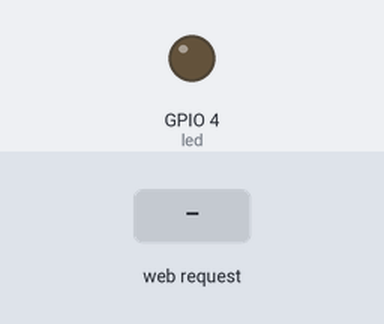
Bench run of a sketch on a simulated ESP32. Parts: output pins drawn as LEDs (lit = HIGH). Inputs (shaded band) come from the test bench. WiFi joins after 1.5 s; servers stay silent unless stated; what the sketch prints to the serial monitor is not drawn.

Above: at 2.9 s.
3.0 s: HTTP request GET /on received
At 4.2 s:
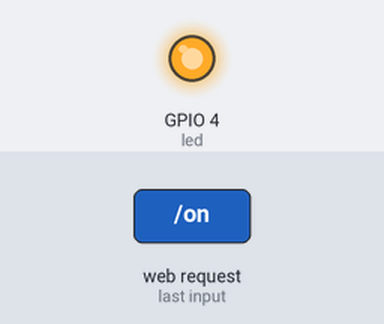
4.5 s: HTTP request GET /off received
At 5.4 s:
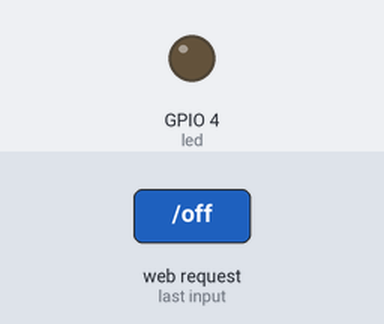
Timing chart, 0 to 7.5 s (numbered marks = the images above; inputs shaded):
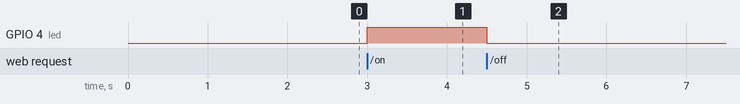

Measured:
- after the input at 3.0 s, GPIO 4 (led): LOW → HIGH at once
- after the input at 4.5 s, GPIO 4 (led): HIGH → LOW at once

The sketch:

smartbutton_rest.ino
```cpp
#include <WiFi.h>
#include <WiFiClient.h>
#include <WebServer.h>
#include <HTTPClient.h>
#include <ESPmDNS.h>

const char *ssid = "Bache";
const char *password = "xxxxxxxx";

WebServer server(80);
HTTPClient http;
const int led = 4;

void setup(void) {
  pinMode(led, OUTPUT);
  digitalWrite(led, 0);
  Serial.begin(115200);
  WiFi.mode(WIFI_STA);
  WiFi.begin(ssid, password);
  Serial.println("");

  // Wait for connection
  while (WiFi.status() != WL_CONNECTED) {
    delay(500);
    Serial.print(".");
  }

  Serial.println("");
  Serial.print("Connected to ");
  Serial.println(ssid);
  Serial.print("IP address: ");
  Serial.println(WiFi.localIP());

  if (MDNS.begin("esp32")) {
    Serial.println("MDNS responder started");
  }

  server.on("/", handleRoot);
  server.on("/on", handleLedOn);
  server.on("/off", handleLedOff);
  server.onNotFound(handleNotFound);
  server.begin();
  Serial.println("HTTP server started");


  http.begin("192.168.10.167", 1880, "/helo");
  int httpCode = http.GET();
  if (httpCode > 0) {
    Serial.print("HTTP OK ");
    Serial.println(httpCode);
  } else {
    Serial.print("HTTP ERROR ");
    Serial.println(httpCode);
  }

}

void handleRoot() {
  server.send(200, "text/html", "Hello");
}

void handleLedOff() {
  digitalWrite(led, 0);
  server.send(200, "text/html", "LED turned OFF");
}

void handleLedOn() {
  digitalWrite(led, 1);
  server.send(200, "text/html", "LED turned ON");
}

void handleNotFound() {
  server.send(404, "text/plain", "NOT FOUND");
}

void loop(void) {
  server.handleClient();
}
```
